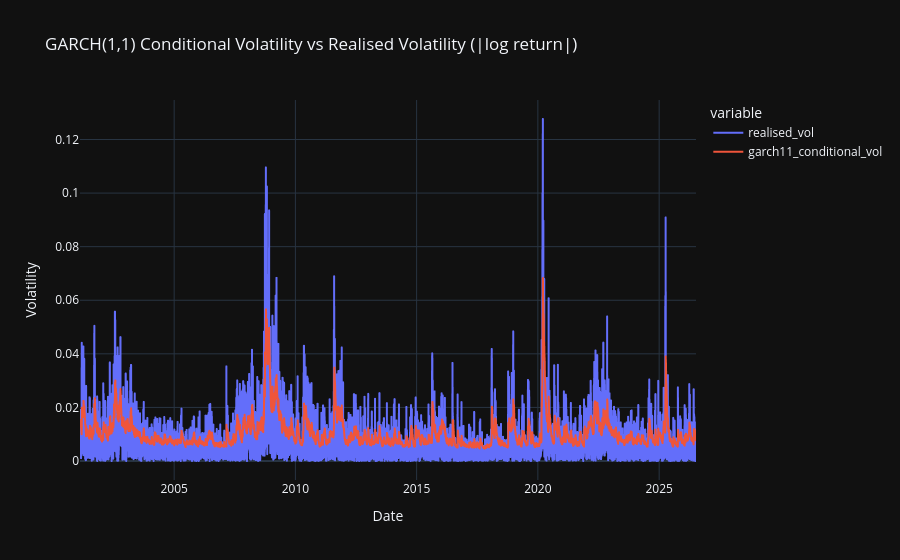

The code cell stored with this chart in its notebook:
### Code cell
# Rescale conditional volatility back to raw return units before plotting
cond_vol_g11 = res_garch11.conditional_volatility / 100

vol_compare = pd.DataFrame({
    'realised_vol': realised_vol,
    'garch11_conditional_vol': cond_vol_g11
}).dropna()

vol_compare.plot(
    title='GARCH(1,1) Conditional Volatility vs Realised Volatility (|log return|)',
    labels={'value': 'Volatility', 'index': 'Date'}
)

### Figure 1 — Plotly figure (JSON) as saved in the notebook; plotly's stock layout.template omitted (floating-point values rounded to 4 significant figures; data arrays with more than 128 entries replaced by an {"elided": "..."} marker saying what was removed)
{"data": [{"hovertemplate": "variable=realised_vol<br>Date=%{x}<br>Volatility=%{y}<extra></extra>", "legendgroup": "realised_vol", "line": {"color": "#636efa", "dash": "solid"}, "marker": {"symbol": "circle"}, "mode": "lines", "name": "realised_vol", "showlegend": true, "type": "scattergl", "x": {"elided": "6387 str values"}, "xaxis": "x", "y": {"elided": "6387 float values"}, "yaxis": "y"}, {"hovertemplate": "variable=garch11_conditional_vol<br>Date=%{x}<br>Volatility=%{y}<extra></extra>", "legendgroup": "garch11_conditional_vol", "line": {"color": "#EF553B", "dash": "solid"}, "marker": {"symbol": "circle"}, "mode": "lines", "name": "garch11_conditional_vol", "showlegend": true, "type": "scattergl", "x": {"elided": "6387 str values"}, "xaxis": "x", "y": {"elided": "6387 float values"}, "yaxis": "y"}], "layout": {"legend": {"title": {"text": "variable"}, "tracegroupgap": 0}, "title": {"text": "GARCH(1,1) Conditional Volatility vs Realised Volatility (|log return|)"}, "xaxis": {"anchor": "y", "domain": [0, 1], "title": {"text": "Date"}}, "yaxis": {"anchor": "x", "domain": [0, 1], "title": {"text": "Volatility"}}}}
